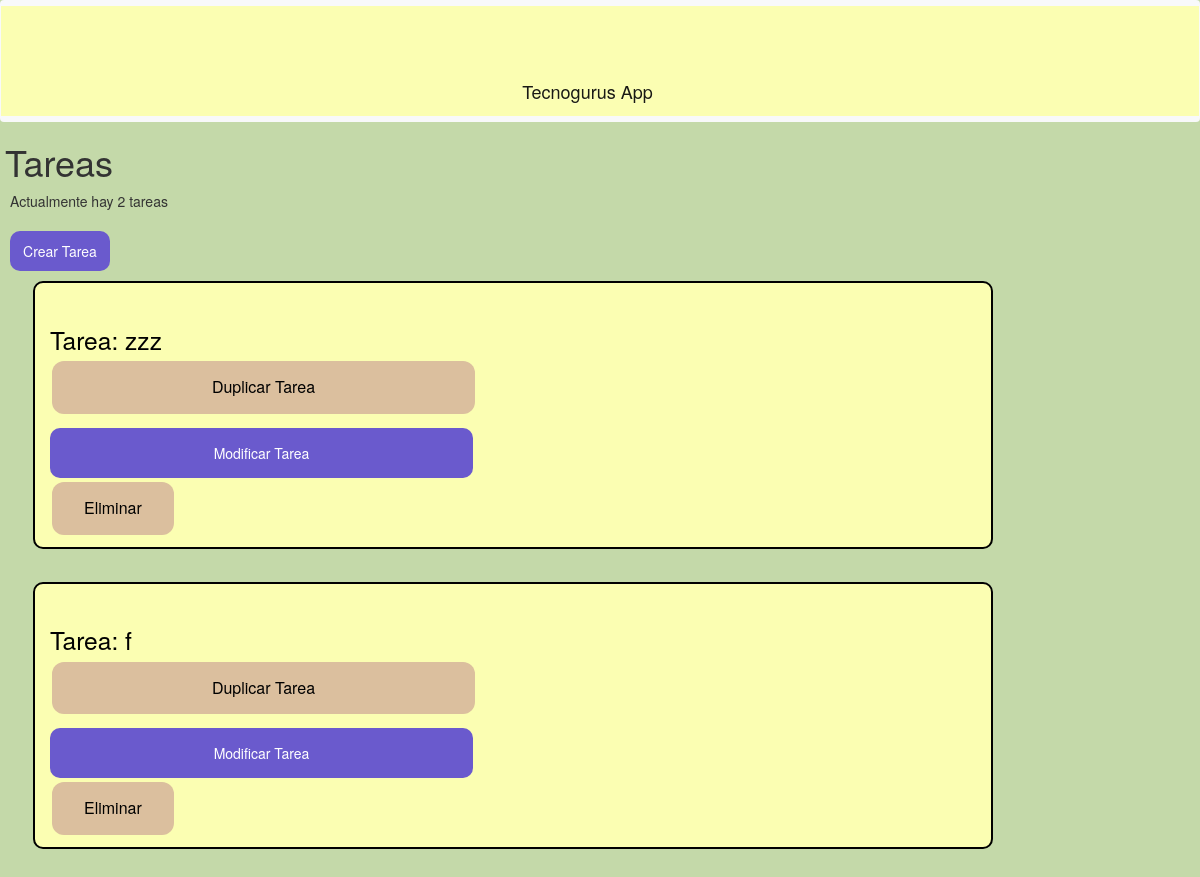
/fin_tarea (signed in), run on an earlier commit of the app's database.
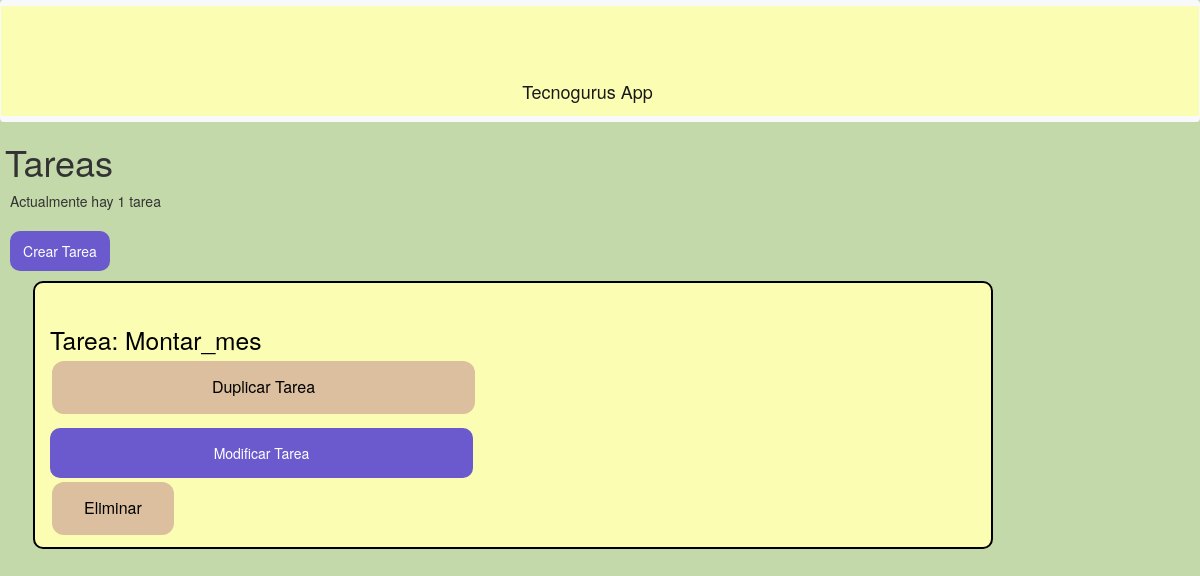
And on a later commit of the database.
### tecnogurus/models.py (models this page shows, shortened)
class Tarea(models.Model):
    id_tarea    = models.CharField(max_length = 10)
    tipo_tarea  = models.CharField(max_length = 20)
    descripcion = models.CharField(max_length = 140)
    image_list  = models.ForeignKey(ImageList, on_delete = models.CASCADE, null = True)
    encargado   = models.ForeignKey(Alumno, on_delete = models.CASCADE, default='')
    fecha_inicio = models.DateField(default=datetime.date.today)
    fecha_fin = models.DateField(default=datetime.date.today)
    hora_inicio = models.TimeField(default=datetime.datetime.now())
    hora_fin = models.TimeField(default=datetime.datetime.now() )
    terminado = models.BooleanField(default=True)
    retroalimentacion = models.CharField(max_length = 140, default="Todavia no hay correccion")

### tecnogurus/views.py (the view)
# urls.py: path('fin_tarea', views.fin_tarea, name='fin_tarea'),
def fin_tarea(request):
    num_tareas = Tarea.objects.all().count
    id_t = Tarea.id_tarea
    tarea_p = Tarea.objects.all()
    return render(
        request, 'fin_tarea.html',
        context={'num_tareas':num_tareas, 'id_t':id_t, 'tarea_p':tarea_p}
    )

### tecnogurus/templates/fin_tarea.html (shortened to what this page needs)
{% extends "base.html" %}
{% block content %}
<head><title>Pagina de Tareas</title></head>
<h1 style="margin-left: 5px;"> Tareas</h1>
{%if user.groups.all.0.name == 'Profesor'%}
  {%if num_tareas == 1%}
  <p style="margin-left: 10px;"> Actualmente hay  {{num_tareas}} tarea</p>
  {%else%}
  <p style="margin-left: 10px;"> Actualmente hay  {{num_tareas}} tareas</p>
  {%endif %}
  <div class="btn_crearTarea" style="padding-bottom: 10px;">
    <a href="{% url 'crearTarea' %}" style="margin: 10px;" ><button  type="button" >Crear Tarea</button></a>
 </div>
{%endif%}
    {% for tarea in tarea_p %}
      {%if user.groups.all.0.name == 'Profesor'%}
      <div class="container" style="border: 2px solid #000000; border-radius: 10px; padding: 1px; margin-bottom: 33px; margin-left: 33px; width: 80%; padding-left: 15px; padding-bottom: 8px;">
      <ul class="info-tareas">
		  <a href="{% url 'tarea' tarea.id_tarea %}" style="color: black; font-size: 0.65cm;"><li> Tarea: {{ tarea.id_tarea }}</li></a>
      </ul>
      <div style="position:relative; left:0%;">
          <button id="{{tarea.id_tarea}}" class="button-login-pic" type="button" style="width:45%; height:10%" onclick="duplicarTarea(this.id)">Duplicar Tarea</button>
        </div>
        <div style=" left:50%; width:100%">
          <a href="{% url 'modificarTarea' tarea.id_tarea %}"><button class="button" type="button" style="width:45%; height:10%; padding:15px 32px;">Modificar Tarea</button></a>
        </div>
        <div style=" left:0%;top:10% width:100%">
        	<a id="{{tarea.id_tarea}}" class="button-login-pic"  onclick="fin_tarea_function(this.id)">Eliminar</a>
        </div>
      {%endif%}
    </div>
    {% endfor %}
{% endblock %}

What changed in the data, as far as the page shows it:
removed Tarea: id_tarea "zzz"
removed Tarea: id_tarea "f"
added Tarea: id_tarea "Montar_mes"
Also different on the page:
{{ num_tareas }}: (not shown) → "1"
{{ num_tareas }}: "2" → (not shown)
text no longer shown: "tareas"
text now shown: "tarea"
